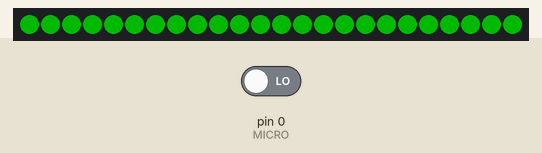
A sketch run on a simulated Arduino Uno, built with avr-gcc and run on an emulated ATmega328P. Shown: 24 RGB LEDs in strip order, left to right. The test bench sets the inputs (shaded band); at power-on: pin 0 (MICRO) LOW. Dim RGB values are drawn brighter than linear.

Above: at 3.9 s.
4.0 s: pin 0 (MICRO) driven HIGH
At 5.3 s:
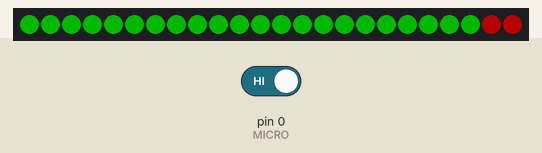
7.1 s: pin 0 (MICRO) driven LOW
At 7.62 s:
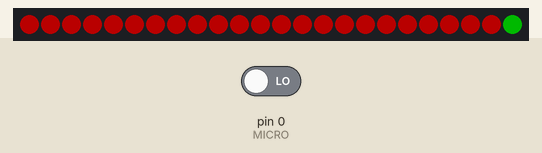

Measured:
- after the input at 4.0 s, the LEDs: first change after 1.2 s (image 1 shows a later state)

The sketch:

MICROPHONE.ino
```cpp
#include <Adafruit_NeoPixel.h>
Adafruit_NeoPixel tira= Adafruit_NeoPixel(24,9,NEO_GRB + NEO_KHZ800);
int MICRO=0;
int VALOR;
void setup() {
tira.begin();
tira.show();
pinMode(MICRO, INPUT);
tira.setBrightness(70);
for (int i=0;i<24;i++){
tira.setPixelColor(i,0,0,255);
tira.show();
delay(40);
tira.setPixelColor(i,0,0,0);
tira.show();
}
for (int i=23;i>=0;i--){
tira.setPixelColor(i,0,255,0);
tira.show();
delay(70);
}
}
void loop() {
VALOR=digitalRead(MICRO);
if(VALOR==HIGH){
for (int i=23;i>=0;i--){
 tira.setPixelColor(i,255,0,0);
 tira.show();
 delay(100);
}
}
else{
 for (int i=23;i>=0;i--){
 tira.setPixelColor(i,0,255,0);
 tira.show();
 delay(100);
}
}
}
```
